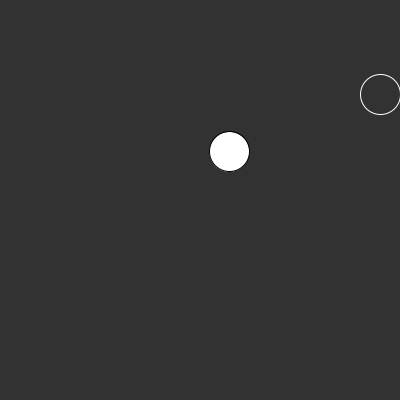
Frame 1 (no input)
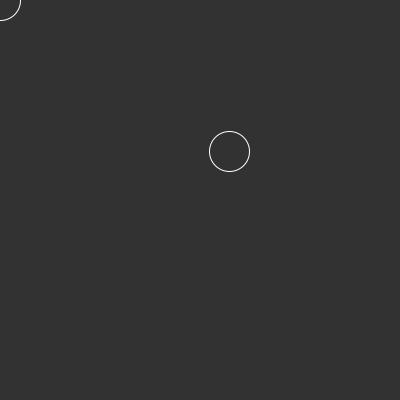
Frame 60 (the mouse pressed at the canvas centre just before this capture)
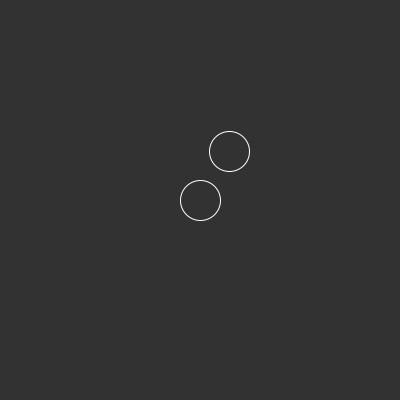
Frame 120 (the mouse held since frame 60 and released just before this capture)

The Processing sketch that drew these frames (run headless with seeded random() and noise(); from frame 60 on, the mouse is pressed at the canvas centre):

// Processing sketch: sketch_08_05_more_objects
// ── sketch_08_05_more_objects.pde
// Bubble class
class Bubble {
  float x;
  float y;
  float r;
  
  Bubble() {
    x = random(width);
    y = random(height);
    r = 40;
  }
  
  Bubble(float t1, float t2, float t3) {
    x = t1;
    y = t2;
    r = t3;
  }
  
  void display() {
    ellipse(x, y, r, r);
    noFill();
    stroke(255);
  }
  
  boolean overlaps(Bubble other) {
    float d = dist(x,y, other.x,other.y);
    if ( d < (r/2) + (other.r)/2 ){
      return true;
    } else {
      return false;
   }
   
  }
}

//////////////////////////////////

Bubble b;
Bubble a;

void setup() {
  size(400, 400);
  smooth();
  b = new Bubble(random(100,300), random(100,300), 40);
  a = new Bubble();
}


void draw() {
  background(50);
 
 if(b.overlaps(a)) {
    background(100, 0, 100, 250);
  }
  
  b.display(); 
  a.display();
  
  a.x = mouseX;
  a.y = mouseY;
}
